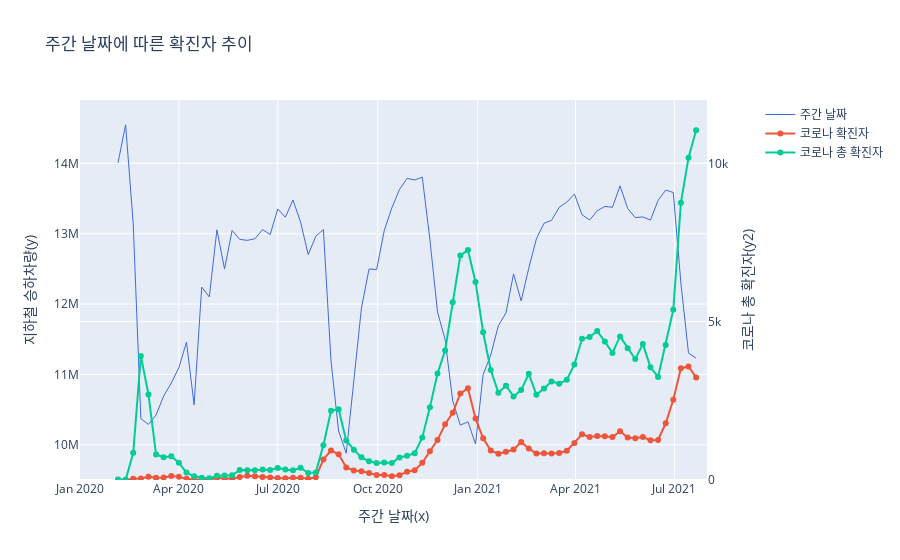

Notebook code for this chart:
### Markdown cell above
### 1.2 시각화(image)

### Code cell
# Plotly 라이브러리 사용
# from plotly.subplots import make_subplots
# import plotly.graph_objects as go

fig = go.Figure()
fig = make_subplots(specs=[[{'secondary_y': True}]])

fig.add_trace(go.Scatter(x=df_week2['date'], y= df_week2['subway'], mode='lines', name ='주간 날짜', line=dict(color='royalblue', width=1)), secondary_y=False)  
fig.add_trace(go.Scatter(x=df_week2['date'], y= df_week2['COVID-19'], mode='lines+markers', name ='코로나 확진자'), secondary_y=True) 
fig.add_trace(go.Scatter(x=df_week2['date'], y= df_week2['COVID-19 KOR'], mode='lines+markers', name ='코로나 총 확진자'), secondary_y=True)

# # grid 설정(tick)
# fig.update_yaxes(
#     dtick=1000000,
#     tickvals=[100000, 1000000]
# )


fig.update_layout(title='주간 날짜에 따른 확진자 추이',
                  xaxis_title='주간 날짜(x)',
                  yaxis_title='지하철 승하차량(y)',
                  yaxis2_title='코로나 총 확진자(y2)',
                  
                  # 축 range 설정(xaxis, yaxis1 yaxis2)
                  xaxis=dict(
                             range=['2020-01-01', '2021-07-31']
                  ),
                  yaxis1=dict(
                              range=[9500000, 14900000], dtick=1000000
                  ),
                  yaxis2=dict(
                              range=[0, 12000], dtick=5000 
                  ),
)

fig.show()
